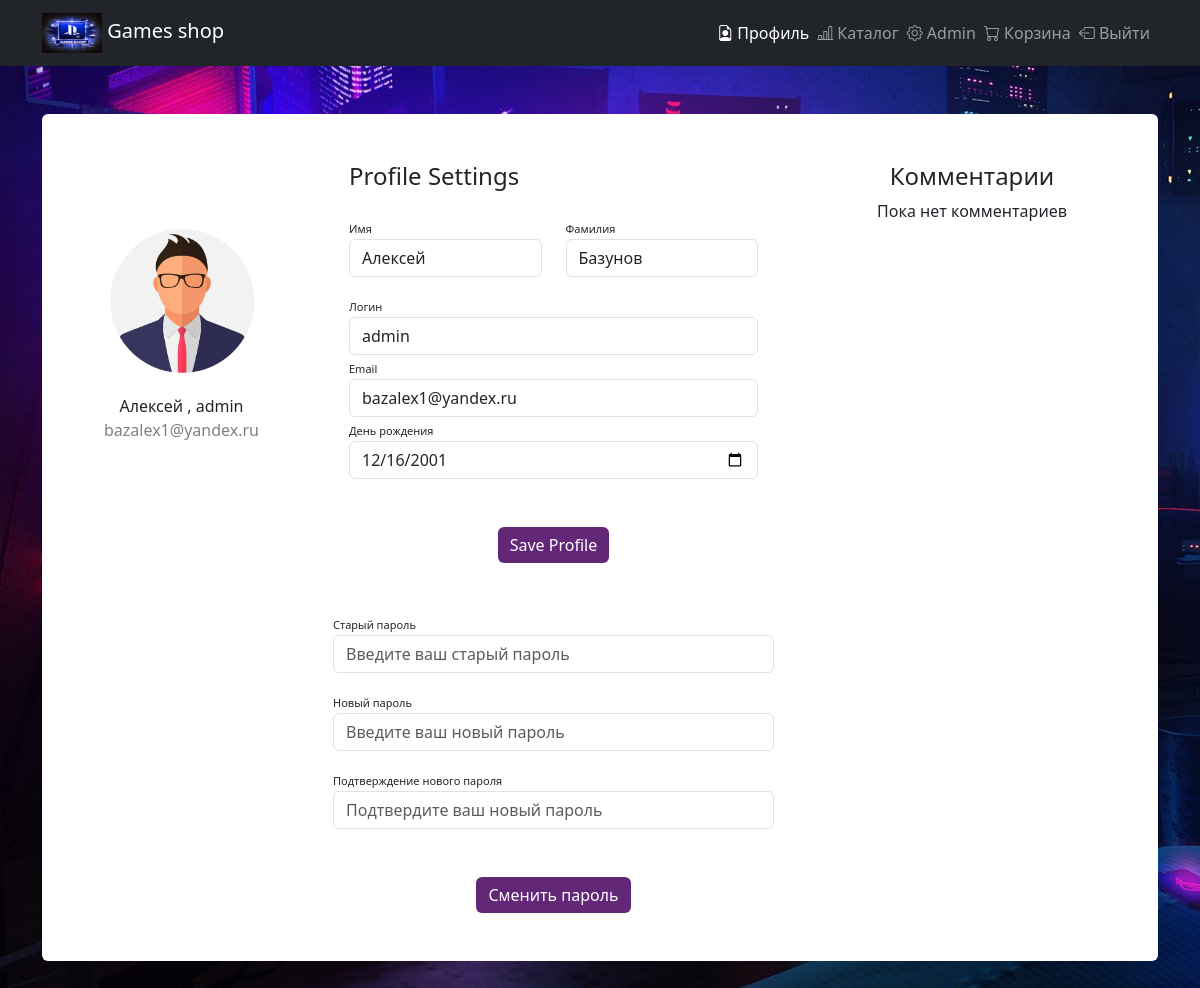
Screenshot of /profile/ (signed in) with the database file from the repository.
### user_profile/models.py (models this page shows)
class CustomUser(AbstractUser):
    birth_date = models.DateField(null=True, blank=True)
    groups = models.ManyToManyField(Group, verbose_name='groups', related_name='customuser_set', blank=True, help_text='The groups this user belongs to. A user will get all permissions granted to each of their groups.')
    user_permissions = models.ManyToManyField(Permission, verbose_name='user permissions', related_name='customuser_set', blank=True, help_text='Specific permissions for this user.')

### user_profile/views.py (the view, shortened to what this page needs)
# urls.py: path('', CustomUserDetailView.as_view(), name='profile_detail'),
class CustomUserDetailView(LoginRequiredMixin, DetailView):
    login_url = reverse_lazy('registration:login')
    model = CustomUser
    template_name = 'user_profile/main.html'
    context_object_name = 'CustomUser'
    def get_object(self, queryset=None):
        return self.request.user
    def get_context_data(self, **kwargs):
        context = super().get_context_data(**kwargs)
        context['form'] = CustomUserChangeForm(instance=self.request.user)
        context['password_form'] = CustomPasswordChangeForm(user=self.request.user)
        context['comments'] = Comment.objects.filter(user=self.request.user)
        return context

### user_profile/forms.py
class CustomUserChangeForm(UserChangeForm):
    birth_date = forms.DateField(widget=forms.DateInput(attrs={'type': 'date'}))
    class Meta:
        model = CustomUser
        fields = ('username', 'email', 'first_name', 'last_name', 'birth_date')

class CustomPasswordChangeForm(PasswordChangeForm):
    class Meta:
        model = CustomUser
        fields = ('old_password', 'new_password1', 'new_password2')

### templates/user_profile/main.html (shortened to what this page needs)
{% extends 'base.html' %}
{% load static %}
{% block content %}
  <div class="container rounded bg-white mt-5 mb-5">
    <div class="row">
      <div class="col-md-3 border-right">
        <div class="d-flex flex-column align-items-center text-center p-3 py-5"><img class="rounded-circle mt-5"
          width="150px" src="{% static 'images/men.jpg' %}"><span class="font-weight-bold"> {{ form.first_name.value}} , {{ form.username.value}}  </span><span class="text-black-50">{{form.email.value}}</span></div>
    </div>
      <div class="col-md-5 border-right">
         <div class="profile-settings p-3 py-5"> {% comment %} Это карточка {% endcomment %}
          <form method="post">
            <div class="d-flex justify-content-between align-items-center mb-3">
              <h4 class="text-right">Profile Settings</h4>
            </div>
            <div class="row mt-2">
              <div class="col-md-6">
                <label class="labels">Имя</label>
                <input type="text" class="form-control" placeholder="first name" name="first_name" value="{{ form.first_name.value }}">
              </div>
              <div class="col-md-6">
                <label class="labels">Фамилия</label>
                <input type="text" class="form-control" value="{{ form.last_name.value }}" placeholder="surname" name="last_name">
              </div>
            </div>
            <div class="row mt-3">
              <div class="col-md-12">
                <label class="labels">Логин</label>
                <input type="text" name="username" id="username" class="form-control input-sm" placeholder="Введите ваш Логин" value="{{ form.username.value }}">
              </div>
              <div class="col-md-12">
                <label class="labels">Email</label>
                <input type="email" name="email" class="form-control" placeholder="Введите ваш email" value="{{ form.email.value }}">
              </div>
              <div class="col-md-12">
                <label class="labels">День рождения</label>
                <input type="date" name="birth_date" class="form-control" value="{{ form.birth_date.value|date:'Y-m-d' }}">
              </div>
              <div class="mt-5 text-center"><button class="btn btn-primary profile-button" type="submit" name="save_profile">Save Profile</button></div>
          </form>
            </div>
          </div>
          <form method="post">
            <div class="row mt-3">
              <div class="col-md-12">
                <label class="labels">Старый пароль</label>
                <input type="password" name="old_password" class="form-control" placeholder="Введите ваш старый пароль">
              </div>
            </div>
            <div class="row mt-3">
              <div class="col-md-12">
                <label class="labels">Новый пароль</label>
                <input type="password" name="new_password1" class="form-control" placeholder="Введите ваш новый пароль">
              </div>
            </div>
            <div class="row mt-3">
              <div class="col-md-12">
                <label class="labels">Подтверждение нового пароля</label>
                <input type="password" name="new_password2" class="form-control" placeholder="Подтвердите ваш новый пароль">
              </div>
            </div>
            <div class="mt-5 mb-5 text-center"><button class="btn btn-primary profile-button" type="submit" name="change_password">Сменить пароль</button></div>
          </form>
        </div>
        <div class="comments col-md-4"> {% comment %} Это Комментарии{% endcomment %}
          <div class="p-3 py-5">
            <h4 class="text-center">Комментарии</h4>
            {% for comment in comments %}
              <div class="comment">
                <div class="comment-header">
                  <a href="{% url 'shop:single_game' game_id=comment.game.id %}">{{ comment.game.title }}</a>
                </div>
                <div class="comment-body">
                  <strong>{{ comment.text }}</strong>
                </div>
                <small>Оставлено: {{ comment.created_at|date:'d.m.Y H:i' }}</small>
                {% if comment.user == user %}
                <form action="{% url 'user_profile:delete_comment' comment.id %}" method="post">
                  {% csrf_token %}
                  <button type="submit" class="btn btn-primary profile-button">Удалить</button>
                </form>
                {% endif %}
              </div>
            {% empty %}
              <p class="text-center">Пока нет комментариев</p>
            {% endfor %}
          </div>
        </div>
      </div>
  {% endblock %}

### static/styles/main.css (style rules this page uses)
body { background-image: url('../images/beg.jpg')!important; }

### static/styles/profile.css (style rules this page uses)
.profile-button { background: rgb(99, 39, 120); box-shadow: none; border: none }
.labels { font-size: 11px }
.profile-settings { float: left; }
.comments { float: right; }

### rows the page displays
CustomUser: first_name.value "Алексей", username.value "admin", email.value "bazalex1@yandex.ru", first_name "Алексей", last_name "Базунов", username "admin", email "bazalex1@yandex.ru", birth_date "12/16/2001"
